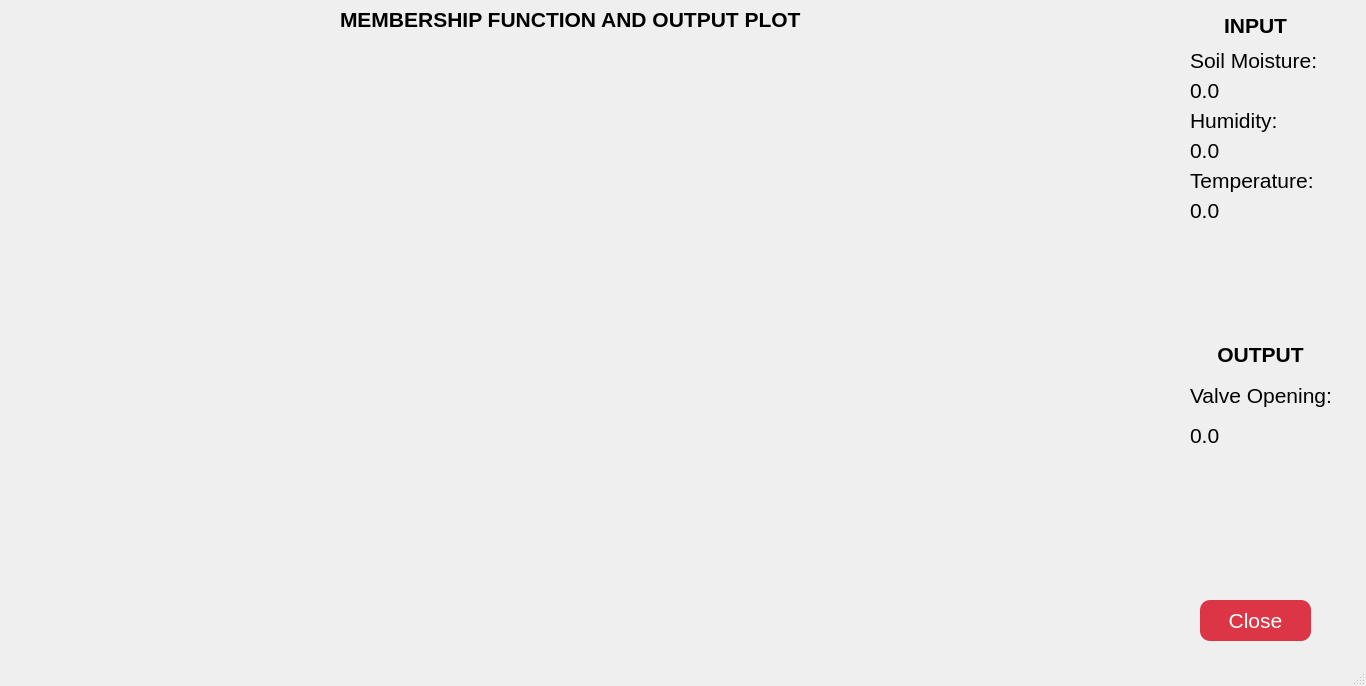
<?xml version="1.0" encoding="UTF-8"?>
<ui version="4.0">
 <class>ResultWindow</class>
 <widget class="QMainWindow" name="ResultWindow">
  <property name="geometry">
   <rect>
    <x>0</x>
    <y>0</y>
    <width>1366</width>
    <height>686</height>
   </rect>
  </property>
  <property name="minimumSize">
   <size>
    <width>1366</width>
    <height>686</height>
   </size>
  </property>
  <property name="maximumSize">
   <size>
    <width>1366</width>
    <height>16777215</height>
   </size>
  </property>
  <property name="windowTitle">
   <string>ResultWindow</string>
  </property>
  <widget class="QWidget" name="centralwidget">
   <widget class="MplSoilMoisture" name="MplSoilMoisture" native="true">
    <property name="geometry">
     <rect>
      <x>10</x>
      <y>40</y>
      <width>550</width>
      <height>300</height>
     </rect>
    </property>
    <property name="minimumSize">
     <size>
      <width>550</width>
      <height>300</height>
     </size>
    </property>
    <property name="maximumSize">
     <size>
      <width>550</width>
      <height>300</height>
     </size>
    </property>
   </widget>
   <widget class="MplHumidity" name="MplHumidity" native="true">
    <property name="geometry">
     <rect>
      <x>590</x>
      <y>40</y>
      <width>550</width>
      <height>300</height>
     </rect>
    </property>
    <property name="minimumSize">
     <size>
      <width>550</width>
      <height>300</height>
     </size>
    </property>
    <property name="maximumSize">
     <size>
      <width>400</width>
      <height>300</height>
     </size>
    </property>
   </widget>
   <widget class="MplTemperature" name="MplTemperature" native="true">
    <property name="geometry">
     <rect>
      <x>10</x>
      <y>350</y>
      <width>550</width>
      <height>300</height>
     </rect>
    </property>
    <property name="minimumSize">
     <size>
      <width>550</width>
      <height>300</height>
     </size>
    </property>
    <property name="maximumSize">
     <size>
      <width>400</width>
      <height>300</height>
     </size>
    </property>
   </widget>
   <widget class="MplValveOpen" name="MplValveOpen" native="true">
    <property name="geometry">
     <rect>
      <x>590</x>
      <y>350</y>
      <width>550</width>
      <height>300</height>
     </rect>
    </property>
    <property name="minimumSize">
     <size>
      <width>550</width>
      <height>300</height>
     </size>
    </property>
    <property name="maximumSize">
     <size>
      <width>400</width>
      <height>300</height>
     </size>
    </property>
   </widget>
   <widget class="QLabel" name="label_9">
    <property name="geometry">
     <rect>
      <x>1150</x>
      <y>160</y>
      <width>31</width>
      <height>40</height>
     </rect>
    </property>
    <property name="text">
     <string/>
    </property>
    <property name="pixmap">
     <pixmap>hot.png</pixmap>
    </property>
   </widget>
   <widget class="QLabel" name="label_5">
    <property name="geometry">
     <rect>
      <x>1190</x>
      <y>160</y>
      <width>161</width>
      <height>40</height>
     </rect>
    </property>
    <property name="font">
     <font>
      <pointsize>16</pointsize>
     </font>
    </property>
    <property name="text">
     <string>Temperature:</string>
    </property>
   </widget>
   <widget class="QLabel" name="lbl_Temperature">
    <property name="geometry">
     <rect>
      <x>1190</x>
      <y>200</y>
      <width>101</width>
      <height>21</height>
     </rect>
    </property>
    <property name="font">
     <font>
      <pointsize>16</pointsize>
     </font>
    </property>
    <property name="text">
     <string>0.0</string>
    </property>
   </widget>
   <widget class="QLabel" name="label_6">
    <property name="geometry">
     <rect>
      <x>1190</x>
      <y>380</y>
      <width>171</width>
      <height>31</height>
     </rect>
    </property>
    <property name="font">
     <font>
      <pointsize>16</pointsize>
     </font>
    </property>
    <property name="styleSheet">
     <string notr="true"/>
    </property>
    <property name="text">
     <string>Valve Opening:</string>
    </property>
   </widget>
   <widget class="QLabel" name="label_2">
    <property name="geometry">
     <rect>
      <x>1150</x>
      <y>380</y>
      <width>30</width>
      <height>32</height>
     </rect>
    </property>
    <property name="text">
     <string/>
    </property>
    <property name="pixmap">
     <pixmap>irrigation.png</pixmap>
    </property>
   </widget>
   <widget class="QLabel" name="lbl_ValveOpen">
    <property name="geometry">
     <rect>
      <x>1190</x>
      <y>420</y>
      <width>141</width>
      <height>31</height>
     </rect>
    </property>
    <property name="font">
     <font>
      <pointsize>16</pointsize>
     </font>
    </property>
    <property name="styleSheet">
     <string notr="true"/>
    </property>
    <property name="text">
     <string>0.0</string>
    </property>
   </widget>
   <widget class="QLabel" name="label_11">
    <property name="geometry">
     <rect>
      <x>1150</x>
      <y>40</y>
      <width>41</width>
      <height>40</height>
     </rect>
    </property>
    <property name="text">
     <string/>
    </property>
    <property name="pixmap">
     <pixmap>plant.png</pixmap>
    </property>
   </widget>
   <widget class="QLabel" name="lbl_SoilMoisture">
    <property name="geometry">
     <rect>
      <x>1190</x>
      <y>80</y>
      <width>101</width>
      <height>21</height>
     </rect>
    </property>
    <property name="font">
     <font>
      <pointsize>16</pointsize>
     </font>
    </property>
    <property name="text">
     <string>0.0</string>
    </property>
   </widget>
   <widget class="QLabel" name="label_3">
    <property name="geometry">
     <rect>
      <x>1190</x>
      <y>40</y>
      <width>171</width>
      <height>40</height>
     </rect>
    </property>
    <property name="font">
     <font>
      <pointsize>16</pointsize>
     </font>
    </property>
    <property name="text">
     <string>Soil Moisture:</string>
    </property>
   </widget>
   <widget class="QLabel" name="label_4">
    <property name="geometry">
     <rect>
      <x>1190</x>
      <y>100</y>
      <width>171</width>
      <height>40</height>
     </rect>
    </property>
    <property name="font">
     <font>
      <pointsize>16</pointsize>
     </font>
    </property>
    <property name="text">
     <string>Humidity:</string>
    </property>
   </widget>
   <widget class="QLabel" name="label_10">
    <property name="geometry">
     <rect>
      <x>1150</x>
      <y>100</y>
      <width>41</width>
      <height>40</height>
     </rect>
    </property>
    <property name="text">
     <string/>
    </property>
    <property name="pixmap">
     <pixmap>humidity.png</pixmap>
    </property>
   </widget>
   <widget class="QLabel" name="lbl_Humidity">
    <property name="geometry">
     <rect>
      <x>1190</x>
      <y>140</y>
      <width>101</width>
      <height>21</height>
     </rect>
    </property>
    <property name="font">
     <font>
      <pointsize>16</pointsize>
     </font>
    </property>
    <property name="text">
     <string>0.0</string>
    </property>
   </widget>
   <widget class="QLabel" name="label">
    <property name="geometry">
     <rect>
      <x>340</x>
      <y>9</y>
      <width>631</width>
      <height>21</height>
     </rect>
    </property>
    <property name="font">
     <font>
      <pointsize>16</pointsize>
      <weight>75</weight>
      <bold>true</bold>
     </font>
    </property>
    <property name="text">
     <string>MEMBERSHIP FUNCTION AND OUTPUT PLOT</string>
    </property>
   </widget>
   <widget class="QLabel" name="label_7">
    <property name="geometry">
     <rect>
      <x>1150</x>
      <y>10</y>
      <width>211</width>
      <height>31</height>
     </rect>
    </property>
    <property name="font">
     <font>
      <pointsize>16</pointsize>
      <weight>75</weight>
      <bold>true</bold>
     </font>
    </property>
    <property name="text">
     <string>INPUT</string>
    </property>
    <property name="alignment">
     <set>Qt::AlignCenter</set>
    </property>
   </widget>
   <widget class="QLabel" name="label_8">
    <property name="geometry">
     <rect>
      <x>1160</x>
      <y>339</y>
      <width>201</width>
      <height>31</height>
     </rect>
    </property>
    <property name="font">
     <font>
      <pointsize>16</pointsize>
      <weight>75</weight>
      <bold>true</bold>
     </font>
    </property>
    <property name="text">
     <string>OUTPUT</string>
    </property>
    <property name="alignment">
     <set>Qt::AlignCenter</set>
    </property>
   </widget>
   <widget class="QPushButton" name="btn_exit">
    <property name="geometry">
     <rect>
      <x>1200</x>
      <y>600</y>
      <width>111</width>
      <height>41</height>
     </rect>
    </property>
    <property name="font">
     <font>
      <pointsize>16</pointsize>
     </font>
    </property>
    <property name="styleSheet">
     <string notr="true">background-color:#dc3545;
color: rgb(255, 255, 255);
border-radius: 10px;</string>
    </property>
    <property name="text">
     <string>Close</string>
    </property>
    <property name="icon">
     <iconset>
      <normaloff>exit.png</normaloff>exit.png</iconset>
    </property>
    <property name="iconSize">
     <size>
      <width>32</width>
      <height>32</height>
     </size>
    </property>
   </widget>
  </widget>
  <widget class="QStatusBar" name="statusbar"/>
 </widget>
 <customwidgets>
  <customwidget>
   <class>MplSoilMoisture</class>
   <extends>QWidget</extends>
   <header>mplsoilmoisture.h</header>
   <container>1</container>
  </customwidget>
  <customwidget>
   <class>MplHumidity</class>
   <extends>QWidget</extends>
   <header>mplhumidity.h</header>
   <container>1</container>
  </customwidget>
  <customwidget>
   <class>MplTemperature</class>
   <extends>QWidget</extends>
   <header>mpltemperature.h</header>
   <container>1</container>
  </customwidget>
  <customwidget>
   <class>MplValveOpen</class>
   <extends>QWidget</extends>
   <header>mplvalveopen.h</header>
   <container>1</container>
  </customwidget>
 </customwidgets>
 <resources/>
 <connections/>
</ui>
